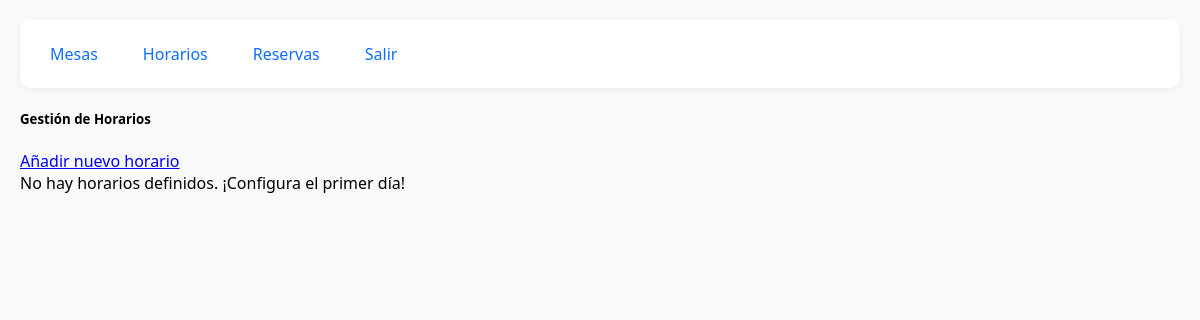
The page /admin/horarios (signed in) on the database as committed earlier.
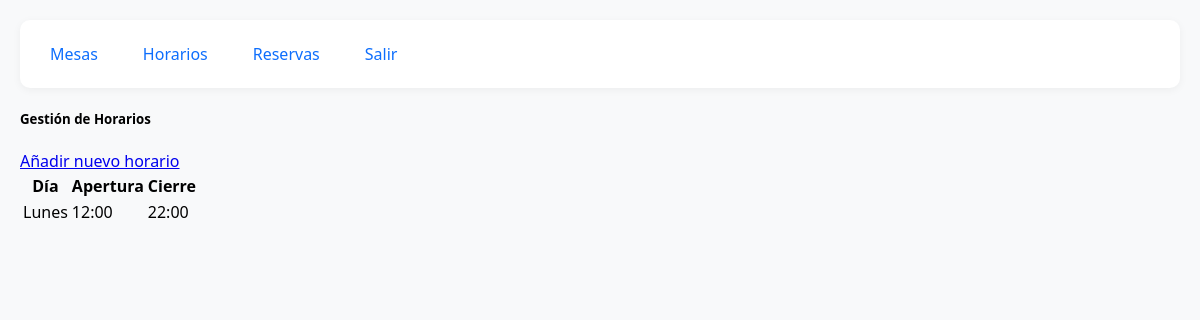
The same page on the database as committed later.
### app/models.py (models this page shows)
class Horario(db.Model):
    id = db.Column(db.Integer, primary_key=True)
    dia_semana = db.Column(db.Integer, nullable=False)
    hora_apertura = db.Column(db.String(5), nullable=False)
    hora_cierre = db.Column(db.String(5), nullable=False)

### app/routes.py (the view)
@main.route('/admin/horarios')
@login_required
def admin_horarios():
    if current_user.rol != 'admin':
        return redirect(url_for('main.cliente_panel'))
    horarios = Horario.query.all()
    return render_template('admin/horarios.html', horarios=horarios)

### app/__init__.py (called while the page is built)
def create_app():
    app = Flask(__name__)
    app.config['SECRET_KEY'] = 'clave_secreta_para_desarrollo'
    app.config['SQLALCHEMY_DATABASE_URI'] = 'sqlite:///reservas.db'
    app.config['SQLALCHEMY_TRACK_MODIFICATIONS'] = False
    db.init_app(app)
    login_manager.init_app(app)
    login_manager.login_view = 'main.login'
    from .models import Usuario
    @login_manager.user_loader
    def load_user(user_id):
        return Usuario.query.get(int(user_id))
    @app.template_filter('dia_nombre')
    def dia_nombre(dia_num):
        dias = {
            0: 'Lunes',
            1: 'Martes',
            2: 'Miércoles',
            3: 'Jueves',
            4: 'Viernes',
            5: 'Sábado',
            6: 'Domingo'
        }
        return dias.get(dia_num, 'Desconocido')
    from .routes import main
    app.register_blueprint(main)
    return app

### app/templates/admin/horarios.html (shortened to what this page needs)
{% extends "admin/base_admin.html" %}
{% block content %}
<div class="row">
    <div class="col-md-12">
        <div class="card">
            <div class="card-header d-flex justify-content-between align-items-center">
                <h5 class="mb-0">Gestión de Horarios</h5>
                <a href="{{ url_for('main.admin_nuevo_horario') }}" class="btn btn-sm btn-primary">
                     Añadir nuevo horario
                </a>
            </div>
            <div class="card-body">
                {% if horarios %}
                    <div class="table-responsive">
                        <table class="table table-striped table-hover">
                            <thead>
                                <tr>
                                    <th>Día</th>
                                    <th>Apertura</th>
                                    <th>Cierre</th>
                                </tr>
                            </thead>
                            <tbody>
                                {% for h in horarios %}
                                <tr>
                                    <td>{{ h.dia_semana | dia_nombre }}</td>
                                    <td>{{ h.hora_apertura }}</td>
                                    <td>{{ h.hora_cierre }}</td>
                                </tr>
                                {% endfor %}
                            </tbody>
                        </table>
                    </div>
                {% else %}
                    <div class="alert alert-info">
                        No hay horarios definidos. ¡Configura el primer día!
                    </div>
                {% endif %}
            </div>
        </div>
    </div>
</div>
{% endblock %}

Rows that differ between the two databases and show on the page:
added Horario: dia_semana|dia_nombre "Lunes", hora_apertura "12:00", hora_cierre "22:00"
Other text that changed with them:
text no longer shown: "No hay horarios definidos. ¡Configura el primer día!"
text now shown: "Día Apertura Cierre"
